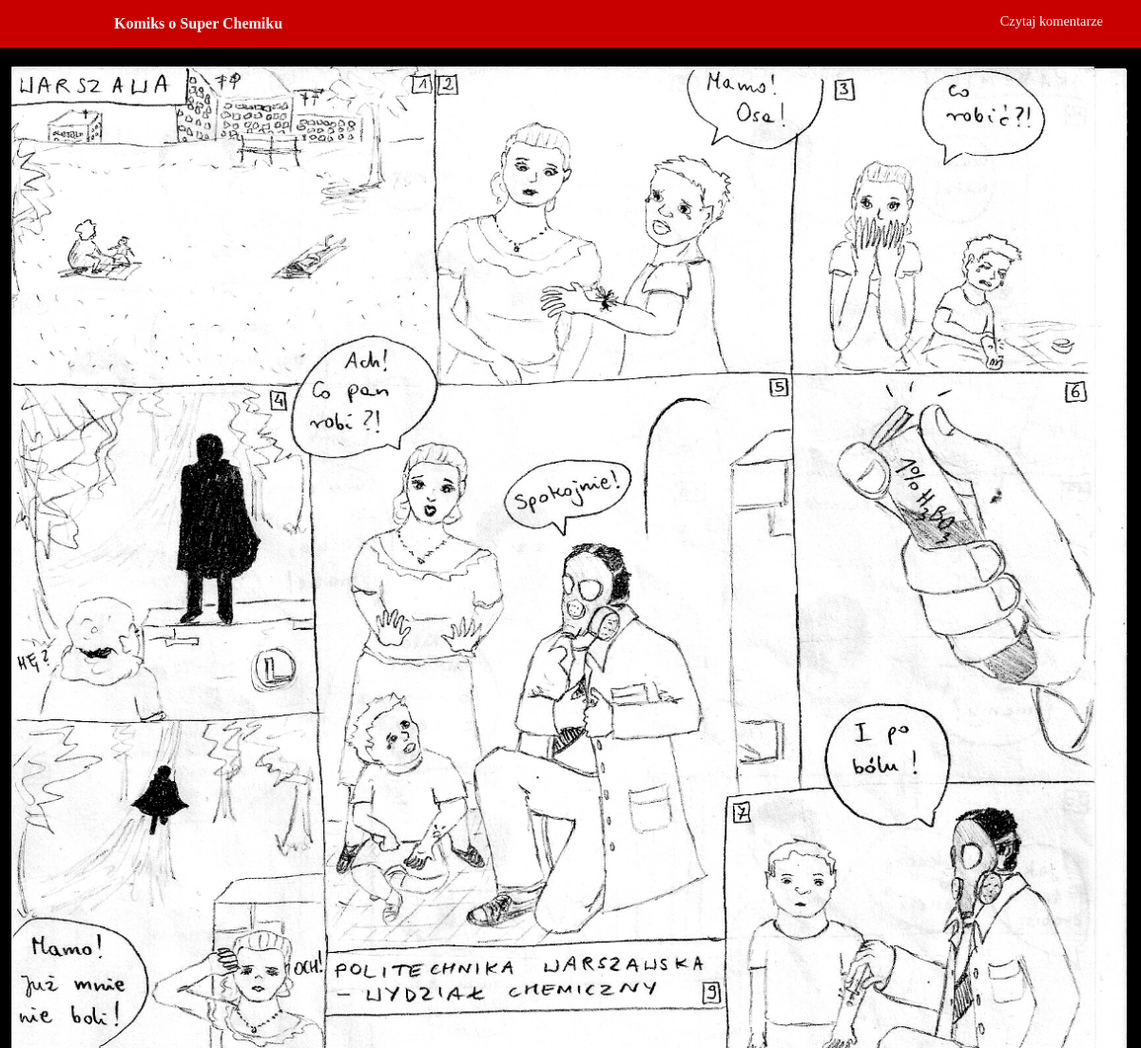
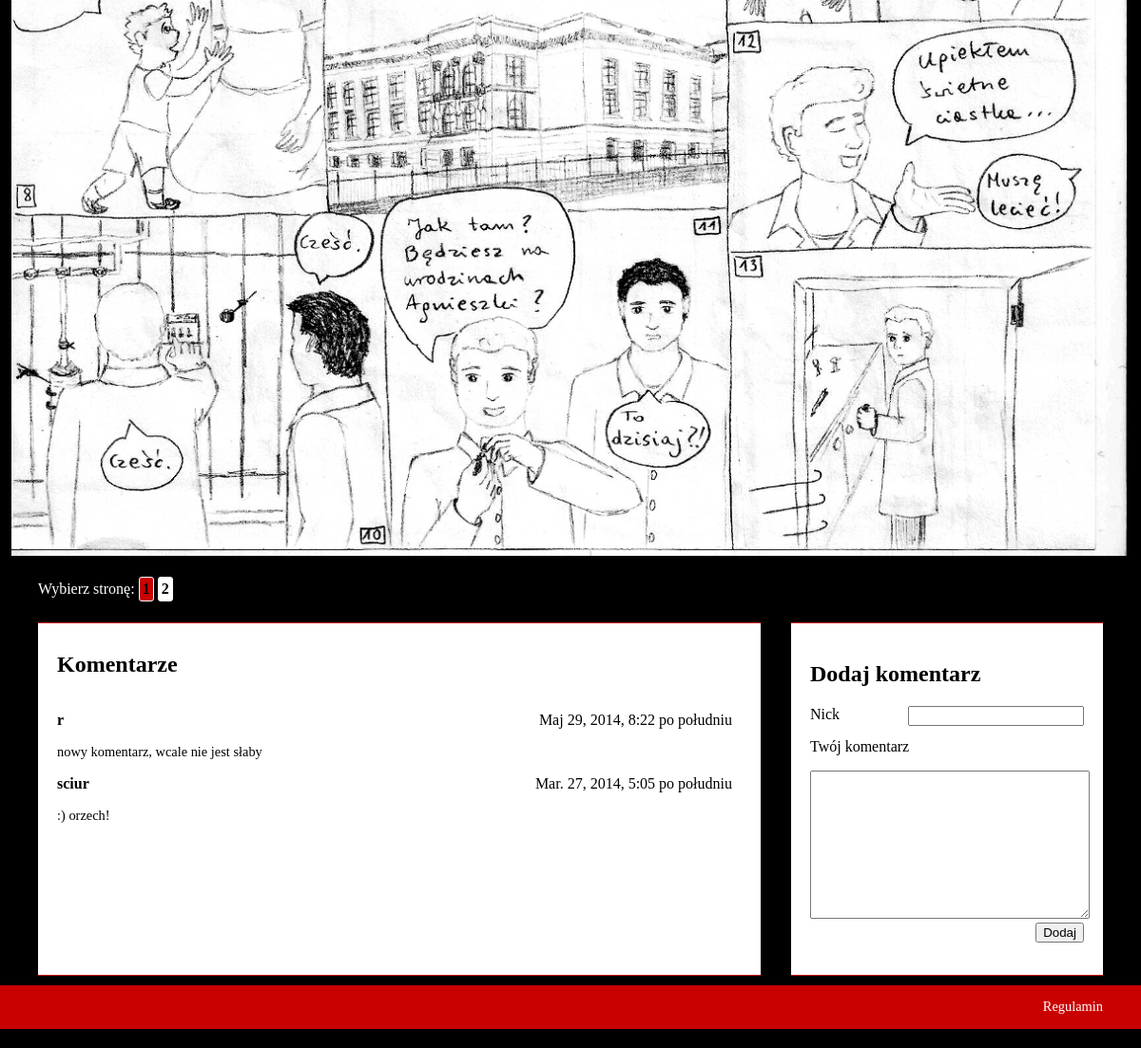
Screenshot of /superchemik/1/ with the database file from the repository (2 pictures, top to bottom).
### superchemik/models.py (models this page shows, shortened)
class Page(models.Model):
    image_name = models.CharField(max_length=100)

class Comment(models.Model):
    name = models.CharField(max_length=60)
    date = models.DateTimeField()
    content = models.TextField()
    page_num = models.ForeignKey(Page)
    class Meta:
        ordering = ['date']

### superchemik/views.py (the view)
# urls.py: url(r'^(?P<page_id>\d+)/$', views.mainpage, name='mainpage'),
def mainpage(request, page_id):
    page = get_object_or_404(Page, id=page_id)
    pages = Page.objects.all()
    comments = Comment.objects.filter(page_num=page_id).order_by('-date')
    if request.method == 'POST':
        form = CommentForm(request.POST)
        if form.is_valid():
            content = form.cleaned_data['content']
            name = form.cleaned_data['name']
            comment = Comment(name=name, date=timezone.now(), content=content, page_num=page)
            comment.save()
            return HttpResponseRedirect('')
    else:
        form = CommentForm()
    response = render(request, 'superchemik/mainpage.html', {'form': form, 'pages': pages, #'prev_page': prev_page, 'next_page': next_page,
                      'comments': comments, 'page': page, 'page_id': page_id,})
    response.set_cookie('p_n', page_id)
    return response

### superchemik/models.py
class CommentForm(forms.Form):
    name = forms.CharField(max_length=200)
    content = forms.CharField(widget=forms.Textarea(attrs={'class':'text', 'rows':'8'}))

### superchemik/templates/superchemik/mainpage.html (shortened to what this page needs)
{% extends "superchemik/index.html" %}
{% block content %}
{% load static %}
<div class="bar">
    <p class="title">Komiks o Super Chemiku</p>
    <a href="/superchemik/komentarze/"><p>Czytaj komentarze</p></a>
</div>
<img src="{% static 'superchemik/images/'|add:page.image_name|add:'.png' %}"/>
<p class="navigation">Wybierz stronę:
{% for p in pages %}
    <a id="{{p.id}}" class="nav_a" href="/superchemik/{{p.id}}">{{ p.id }}</a>
{% endfor %}</p>
<div class="comment com_page" id="r">
    <h2>Komentarze</h2>
<div class="com">
{% for com in comments %}
    <div class="entry">
    <div><p class="name">{{ com.name }}</p> <p class="date">{{ com.date }}</p></div>
    <div class="content">{{ com.content }}</div>
    </div>
{% empty %}
    <p>Brak komentarzy.</p>
{% endfor %}
</div>
</div>
<div class="form" id="form">
    <h2>Dodaj komentarz</h2>
	{% block form %}
	<form method="post" action="/superchemik/{{page.id}}/#r">{% csrf_token %}
	<p>Nick{{ form.name }}</p>
	<p>Twój komentarz</p>
        {{ form.content }}
	<br><input type="submit" value="Dodaj" name="Dodaj"/>
	</form>
        {% endblock %}
</div>
{% endblock %}

### superchemik/static/superchemik/style.css (style rules this page uses)
body { background-color: black; margin: auto; }
img { display: block; margin: auto; }
.navigation { display: block; margin: 20px 40px 10px 40px; color: white; }
.nav_a { display: inline-block; border: white double 1px; border-radius: 3px; font-weight: bold; padding: 3px; text-decoration: none; background-color: white; margin: 2px 0px 2px 0px; }
.nav_a_hover { color: white; background-color: #C90000; }
.navigation a:link { color: black; }
.bar { background-color: #C90000; margin: 0px 0px 20px 0px; padding: 0px 40px 0px 120px; color: white; }
.bar .title { display: inline-block; font-weight: bold; }
.bar a p { float: right; text_decoration: none; font-size: 0.9em; }
.bar a:link { color: white; }
.comment { padding: 10px; background-color: white; border-bottom: #C90000 solid 1px; border-top: #C90000 solid 1px; }
.com_page { float: left; margin: 10px 0px 10px 40px; width: 60%; height: 350px; padding: 10px 20px 10px 20px; }
.com { overflow: auto; height: 80%; padding-right: 10px; }
.comment .name { display: inline-block; font-weight: bold; }
.comment .date { float: right; }
.comment .content { display: block; font-size: 0.9em; }
.form { margin: 10px 40px 10px 0px; background-color: white; padding: 20px 20px 30px 20px; float: right; width: 24%; height: 320px; border-bottom: #C90000 solid 1px; border-top: #C90000 solid 1px; }
input { float: right; }
.text { width: 100%; height: 150px; }

### rows the page displays
Page: image_name (picture), id "1"
Page: id "2"
Comment: name "r", date "Maj 29, 2014, 8:22 po południu", content "nowy komentarz, wcale nie jest słaby"
Comment: name "sciur", date "Mar. 27, 2014, 5:05 po południu", content ":) orzech!"
